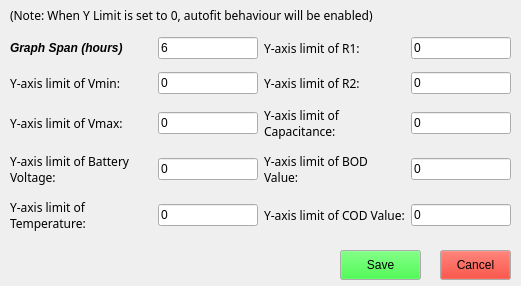
<?xml version="1.0" encoding="UTF-8"?>
<ui version="4.0">
 <class>graphSettings_BODCOD</class>
 <widget class="QDialog" name="graphSettings_BODCOD">
  <property name="windowModality">
   <enum>Qt::NonModal</enum>
  </property>
  <property name="geometry">
   <rect>
    <x>0</x>
    <y>0</y>
    <width>521</width>
    <height>286</height>
   </rect>
  </property>
  <property name="sizePolicy">
   <sizepolicy hsizetype="Fixed" vsizetype="Fixed">
    <horstretch>0</horstretch>
    <verstretch>0</verstretch>
   </sizepolicy>
  </property>
  <property name="minimumSize">
   <size>
    <width>521</width>
    <height>286</height>
   </size>
  </property>
  <property name="maximumSize">
   <size>
    <width>521</width>
    <height>286</height>
   </size>
  </property>
  <property name="windowTitle">
   <string>Graph Settings</string>
  </property>
  <widget class="QWidget" name="gridLayoutWidget">
   <property name="geometry">
    <rect>
     <x>10</x>
     <y>30</y>
     <width>501</width>
     <height>211</height>
    </rect>
   </property>
   <layout class="QGridLayout" name="gridLayout">
    <property name="bottomMargin">
     <number>0</number>
    </property>
    <item row="2" column="1">
     <widget class="QLineEdit" name="y_limit2">
      <property name="sizePolicy">
       <sizepolicy hsizetype="Minimum" vsizetype="Fixed">
        <horstretch>0</horstretch>
        <verstretch>0</verstretch>
       </sizepolicy>
      </property>
      <property name="maximumSize">
       <size>
        <width>100</width>
        <height>16777215</height>
       </size>
      </property>
      <property name="text">
       <string>0</string>
      </property>
     </widget>
    </item>
    <item row="4" column="3">
     <widget class="QLineEdit" name="y_limit9">
      <property name="sizePolicy">
       <sizepolicy hsizetype="Minimum" vsizetype="Fixed">
        <horstretch>0</horstretch>
        <verstretch>0</verstretch>
       </sizepolicy>
      </property>
      <property name="maximumSize">
       <size>
        <width>100</width>
        <height>16777215</height>
       </size>
      </property>
      <property name="text">
       <string>0</string>
      </property>
     </widget>
    </item>
    <item row="4" column="1">
     <widget class="QLineEdit" name="y_limit4">
      <property name="sizePolicy">
       <sizepolicy hsizetype="Minimum" vsizetype="Fixed">
        <horstretch>0</horstretch>
        <verstretch>0</verstretch>
       </sizepolicy>
      </property>
      <property name="maximumSize">
       <size>
        <width>100</width>
        <height>16777215</height>
       </size>
      </property>
      <property name="text">
       <string>0</string>
      </property>
     </widget>
    </item>
    <item row="2" column="3">
     <widget class="QLineEdit" name="y_limit7">
      <property name="sizePolicy">
       <sizepolicy hsizetype="Minimum" vsizetype="Fixed">
        <horstretch>0</horstretch>
        <verstretch>0</verstretch>
       </sizepolicy>
      </property>
      <property name="maximumSize">
       <size>
        <width>100</width>
        <height>16777215</height>
       </size>
      </property>
      <property name="text">
       <string>0</string>
      </property>
     </widget>
    </item>
    <item row="1" column="1">
     <widget class="QLineEdit" name="y_limit1">
      <property name="sizePolicy">
       <sizepolicy hsizetype="Minimum" vsizetype="Fixed">
        <horstretch>0</horstretch>
        <verstretch>0</verstretch>
       </sizepolicy>
      </property>
      <property name="maximumSize">
       <size>
        <width>100</width>
        <height>16777215</height>
       </size>
      </property>
      <property name="text">
       <string>0</string>
      </property>
     </widget>
    </item>
    <item row="1" column="0">
     <widget class="QLabel" name="label_2">
      <property name="toolTip">
       <string>When set to 0, autofit behaviour will be enabled</string>
      </property>
      <property name="styleSheet">
       <string notr="true">font-family: Comic Sans </string>
      </property>
      <property name="frameShape">
       <enum>QFrame::NoFrame</enum>
      </property>
      <property name="text">
       <string>Y-axis limit of Vmin:</string>
      </property>
      <property name="wordWrap">
       <bool>true</bool>
      </property>
     </widget>
    </item>
    <item row="0" column="0">
     <widget class="QLabel" name="label">
      <property name="font">
       <font>
        <weight>75</weight>
        <italic>true</italic>
        <bold>true</bold>
       </font>
      </property>
      <property name="frameShape">
       <enum>QFrame::NoFrame</enum>
      </property>
      <property name="text">
       <string>Graph Span (hours)</string>
      </property>
      <property name="wordWrap">
       <bool>true</bool>
      </property>
     </widget>
    </item>
    <item row="3" column="3">
     <widget class="QLineEdit" name="y_limit8">
      <property name="sizePolicy">
       <sizepolicy hsizetype="Minimum" vsizetype="Fixed">
        <horstretch>0</horstretch>
        <verstretch>0</verstretch>
       </sizepolicy>
      </property>
      <property name="maximumSize">
       <size>
        <width>100</width>
        <height>16777215</height>
       </size>
      </property>
      <property name="text">
       <string>0</string>
      </property>
     </widget>
    </item>
    <item row="1" column="3">
     <widget class="QLineEdit" name="y_limit6">
      <property name="sizePolicy">
       <sizepolicy hsizetype="Minimum" vsizetype="Fixed">
        <horstretch>0</horstretch>
        <verstretch>0</verstretch>
       </sizepolicy>
      </property>
      <property name="maximumSize">
       <size>
        <width>100</width>
        <height>16777215</height>
       </size>
      </property>
      <property name="text">
       <string>0</string>
      </property>
     </widget>
    </item>
    <item row="0" column="1">
     <widget class="QLineEdit" name="graphSpanInput">
      <property name="sizePolicy">
       <sizepolicy hsizetype="Minimum" vsizetype="Fixed">
        <horstretch>0</horstretch>
        <verstretch>0</verstretch>
       </sizepolicy>
      </property>
      <property name="maximumSize">
       <size>
        <width>100</width>
        <height>16777215</height>
       </size>
      </property>
      <property name="text">
       <string>6</string>
      </property>
     </widget>
    </item>
    <item row="0" column="3">
     <widget class="QLineEdit" name="y_limit5">
      <property name="sizePolicy">
       <sizepolicy hsizetype="Minimum" vsizetype="Fixed">
        <horstretch>0</horstretch>
        <verstretch>0</verstretch>
       </sizepolicy>
      </property>
      <property name="maximumSize">
       <size>
        <width>100</width>
        <height>16777215</height>
       </size>
      </property>
      <property name="text">
       <string>0</string>
      </property>
     </widget>
    </item>
    <item row="3" column="1">
     <widget class="QLineEdit" name="y_limit3">
      <property name="sizePolicy">
       <sizepolicy hsizetype="Minimum" vsizetype="Fixed">
        <horstretch>0</horstretch>
        <verstretch>0</verstretch>
       </sizepolicy>
      </property>
      <property name="maximumSize">
       <size>
        <width>100</width>
        <height>16777215</height>
       </size>
      </property>
      <property name="text">
       <string>0</string>
      </property>
     </widget>
    </item>
    <item row="0" column="2">
     <widget class="QLabel" name="label_3">
      <property name="font">
       <font>
        <family>Comic Sans</family>
       </font>
      </property>
      <property name="toolTip">
       <string>When set to 0, autofit behaviour will be enabled</string>
      </property>
      <property name="styleSheet">
       <string notr="true">font-family: Comic Sans </string>
      </property>
      <property name="frameShape">
       <enum>QFrame::NoFrame</enum>
      </property>
      <property name="text">
       <string>Y-axis limit of R1:</string>
      </property>
      <property name="wordWrap">
       <bool>true</bool>
      </property>
     </widget>
    </item>
    <item row="2" column="0">
     <widget class="QLabel" name="label_4">
      <property name="font">
       <font>
        <family>Comic Sans</family>
       </font>
      </property>
      <property name="toolTip">
       <string>When set to 0, autofit behaviour will be enabled</string>
      </property>
      <property name="styleSheet">
       <string notr="true">font-family: Comic Sans </string>
      </property>
      <property name="frameShape">
       <enum>QFrame::NoFrame</enum>
      </property>
      <property name="text">
       <string>Y-axis limit of Vmax:</string>
      </property>
      <property name="wordWrap">
       <bool>true</bool>
      </property>
     </widget>
    </item>
    <item row="3" column="0">
     <widget class="QLabel" name="label_5">
      <property name="font">
       <font>
        <family>Comic Sans</family>
       </font>
      </property>
      <property name="toolTip">
       <string>When set to 0, autofit behaviour will be enabled</string>
      </property>
      <property name="styleSheet">
       <string notr="true">font-family: Comic Sans </string>
      </property>
      <property name="frameShape">
       <enum>QFrame::NoFrame</enum>
      </property>
      <property name="text">
       <string>Y-axis limit of Battery Voltage:</string>
      </property>
      <property name="wordWrap">
       <bool>true</bool>
      </property>
     </widget>
    </item>
    <item row="4" column="0">
     <widget class="QLabel" name="label_6">
      <property name="font">
       <font>
        <family>Comic Sans</family>
       </font>
      </property>
      <property name="toolTip">
       <string>When set to 0, autofit behaviour will be enabled</string>
      </property>
      <property name="styleSheet">
       <string notr="true">font-family: Comic Sans </string>
      </property>
      <property name="frameShape">
       <enum>QFrame::NoFrame</enum>
      </property>
      <property name="text">
       <string>Y-axis limit of Temperature:</string>
      </property>
      <property name="wordWrap">
       <bool>true</bool>
      </property>
     </widget>
    </item>
    <item row="1" column="2">
     <widget class="QLabel" name="label_7">
      <property name="font">
       <font>
        <family>Comic Sans</family>
       </font>
      </property>
      <property name="toolTip">
       <string>When set to 0, autofit behaviour will be enabled</string>
      </property>
      <property name="styleSheet">
       <string notr="true">font-family: Comic Sans </string>
      </property>
      <property name="frameShape">
       <enum>QFrame::NoFrame</enum>
      </property>
      <property name="text">
       <string>Y-axis limit of R2:</string>
      </property>
      <property name="wordWrap">
       <bool>true</bool>
      </property>
     </widget>
    </item>
    <item row="2" column="2">
     <widget class="QLabel" name="label_8">
      <property name="font">
       <font>
        <family>Comic Sans</family>
       </font>
      </property>
      <property name="toolTip">
       <string>When set to 0, autofit behaviour will be enabled</string>
      </property>
      <property name="styleSheet">
       <string notr="true">font-family: Comic Sans </string>
      </property>
      <property name="frameShape">
       <enum>QFrame::NoFrame</enum>
      </property>
      <property name="text">
       <string>Y-axis limit of Capacitance:</string>
      </property>
      <property name="wordWrap">
       <bool>true</bool>
      </property>
     </widget>
    </item>
    <item row="3" column="2">
     <widget class="QLabel" name="label_9">
      <property name="font">
       <font>
        <family>Comic Sans</family>
       </font>
      </property>
      <property name="toolTip">
       <string>When set to 0, autofit behaviour will be enabled</string>
      </property>
      <property name="styleSheet">
       <string notr="true">font-family: Comic Sans </string>
      </property>
      <property name="frameShape">
       <enum>QFrame::NoFrame</enum>
      </property>
      <property name="text">
       <string>Y-axis limit of BOD Value:</string>
      </property>
      <property name="wordWrap">
       <bool>true</bool>
      </property>
     </widget>
    </item>
    <item row="4" column="2">
     <widget class="QLabel" name="label_10">
      <property name="font">
       <font>
        <family>Comic Sans</family>
       </font>
      </property>
      <property name="toolTip">
       <string>When set to 0, autofit behaviour will be enabled</string>
      </property>
      <property name="styleSheet">
       <string notr="true">font-family: Comic Sans </string>
      </property>
      <property name="frameShape">
       <enum>QFrame::NoFrame</enum>
      </property>
      <property name="text">
       <string>Y-axis limit of COD Value:</string>
      </property>
      <property name="wordWrap">
       <bool>true</bool>
      </property>
     </widget>
    </item>
   </layout>
  </widget>
  <widget class="QPushButton" name="saveGraphSetting">
   <property name="geometry">
    <rect>
     <x>340</x>
     <y>250</y>
     <width>81</width>
     <height>30</height>
    </rect>
   </property>
   <property name="palette">
    <palette>
     <active>
      <colorrole role="Button">
       <brush brushstyle="SolidPattern">
        <color alpha="255">
         <red>27</red>
         <green>237</green>
         <blue>34</blue>
        </color>
       </brush>
      </colorrole>
     </active>
     <inactive>
      <colorrole role="Button">
       <brush brushstyle="SolidPattern">
        <color alpha="255">
         <red>27</red>
         <green>237</green>
         <blue>34</blue>
        </color>
       </brush>
      </colorrole>
     </inactive>
     <disabled>
      <colorrole role="Button">
       <brush brushstyle="SolidPattern">
        <color alpha="255">
         <red>27</red>
         <green>237</green>
         <blue>34</blue>
        </color>
       </brush>
      </colorrole>
     </disabled>
    </palette>
   </property>
   <property name="autoFillBackground">
    <bool>false</bool>
   </property>
   <property name="text">
    <string>Save</string>
   </property>
   <property name="autoDefault">
    <bool>false</bool>
   </property>
  </widget>
  <widget class="QPushButton" name="exitGraphSetting">
   <property name="geometry">
    <rect>
     <x>440</x>
     <y>250</y>
     <width>71</width>
     <height>30</height>
    </rect>
   </property>
   <property name="palette">
    <palette>
     <active>
      <colorrole role="Button">
       <brush brushstyle="SolidPattern">
        <color alpha="255">
         <red>237</red>
         <green>17</green>
         <blue>1</blue>
        </color>
       </brush>
      </colorrole>
     </active>
     <inactive>
      <colorrole role="Button">
       <brush brushstyle="SolidPattern">
        <color alpha="255">
         <red>237</red>
         <green>17</green>
         <blue>1</blue>
        </color>
       </brush>
      </colorrole>
     </inactive>
     <disabled>
      <colorrole role="Button">
       <brush brushstyle="SolidPattern">
        <color alpha="255">
         <red>237</red>
         <green>17</green>
         <blue>1</blue>
        </color>
       </brush>
      </colorrole>
     </disabled>
    </palette>
   </property>
   <property name="text">
    <string>Cancel</string>
   </property>
   <property name="autoDefault">
    <bool>false</bool>
   </property>
  </widget>
  <widget class="QLabel" name="note">
   <property name="geometry">
    <rect>
     <x>10</x>
     <y>0</y>
     <width>501</width>
     <height>31</height>
    </rect>
   </property>
   <property name="font">
    <font>
     <family>cmr10</family>
     <italic>false</italic>
    </font>
   </property>
   <property name="text">
    <string>(Note: When Y Limit is set to 0, autofit behaviour will be enabled)</string>
   </property>
  </widget>
 </widget>
 <resources/>
 <connections/>
</ui>
